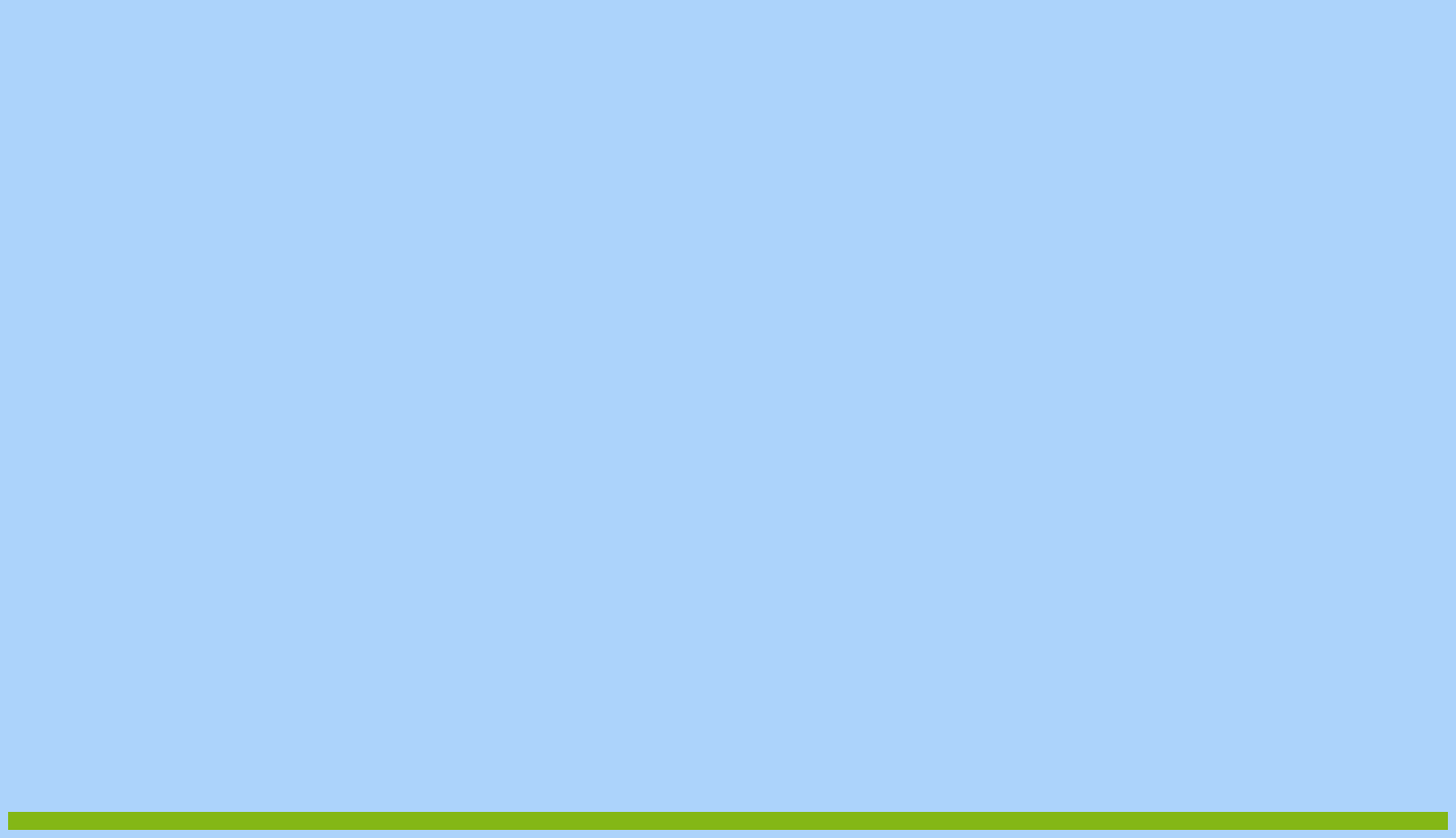
<?xml version="1.0" encoding="UTF-8"?>
<ui version="4.0">
 <class>MainWindow</class>
 <widget class="QMainWindow" name="MainWindow">
  <property name="geometry">
   <rect>
    <x>0</x>
    <y>0</y>
    <width>1619</width>
    <height>932</height>
   </rect>
  </property>
  <property name="sizePolicy">
   <sizepolicy hsizetype="Expanding" vsizetype="Expanding">
    <horstretch>0</horstretch>
    <verstretch>0</verstretch>
   </sizepolicy>
  </property>
  <property name="windowTitle">
   <string>MainWindow</string>
  </property>
  <widget class="QWidget" name="centralwidget">
   <property name="styleSheet">
    <string notr="true">
background-color: rgb(172, 211, 251);
</string>
   </property>
   <layout class="QGridLayout" name="gridLayout_2">
    <item row="1" column="0">
     <layout class="QGridLayout" name="gridLayout">
      <item row="2" column="0">
       <widget class="QWidget" name="widget_2" native="true">
        <property name="maximumSize">
         <size>
          <width>16777215</width>
          <height>20</height>
         </size>
        </property>
        <property name="styleSheet">
         <string notr="true">background-color: rgb(132, 183, 22);</string>
        </property>
       </widget>
      </item>
      <item row="1" column="0">
       <widget class="QWidget" name="widget" native="true">
        <property name="sizePolicy">
         <sizepolicy hsizetype="Ignored" vsizetype="Maximum">
          <horstretch>0</horstretch>
          <verstretch>0</verstretch>
         </sizepolicy>
        </property>
        <property name="maximumSize">
         <size>
          <width>16777215</width>
          <height>890</height>
         </size>
        </property>
        <property name="sizeIncrement">
         <size>
          <width>2000</width>
          <height>900</height>
         </size>
        </property>
        <property name="baseSize">
         <size>
          <width>22222</width>
          <height>1080</height>
         </size>
        </property>
        <property name="contextMenuPolicy">
         <enum>Qt::NoContextMenu</enum>
        </property>
        <property name="styleSheet">
         <string notr="true">background-image: url(:/icon/data/Screenshot\ from\ 2024-07-04\ 10-28-03.png);
background-repeat: repeat-x; /* X축 방향으로 반복 */
background-position: bottom center; /* 이미지의 시작 위치 */
border: 0px; /* 위젯의 테두리 없애기 */

</string>
        </property>
       </widget>
      </item>
     </layout>
    </item>
    <item row="0" column="0">
     <widget class="QWidget" name="widget_3" native="true">
      <property name="maximumSize">
       <size>
        <width>16777215</width>
        <height>30</height>
       </size>
      </property>
     </widget>
    </item>
   </layout>
  </widget>
 </widget>
 <resources>
  <include location="resources_test.qrc"/>
 </resources>
 <connections/>
</ui>
